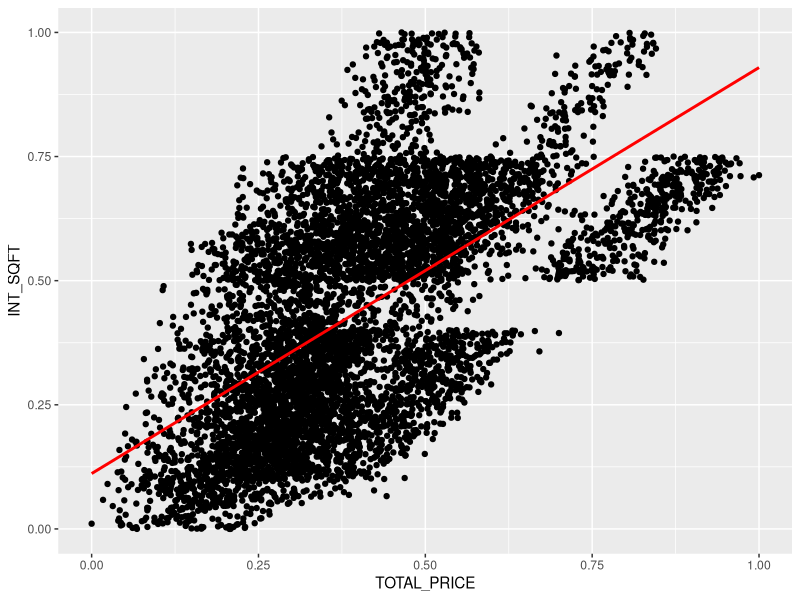
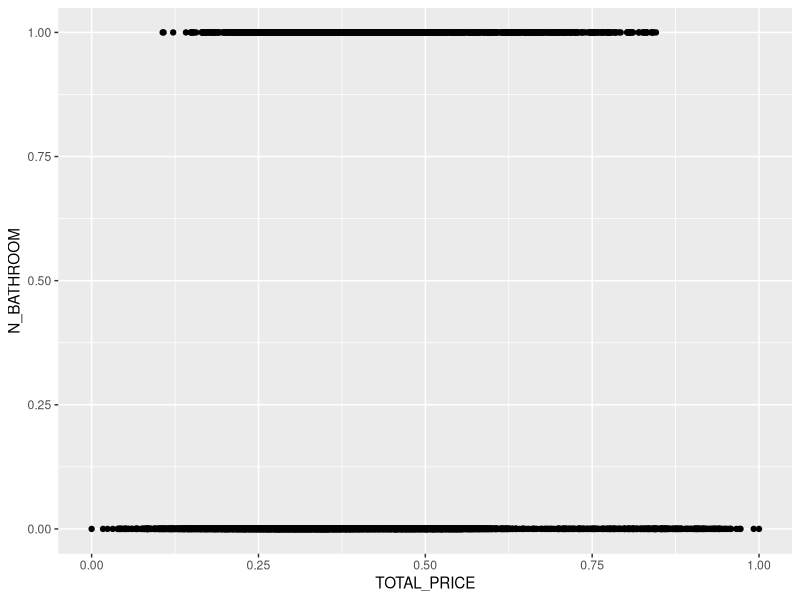
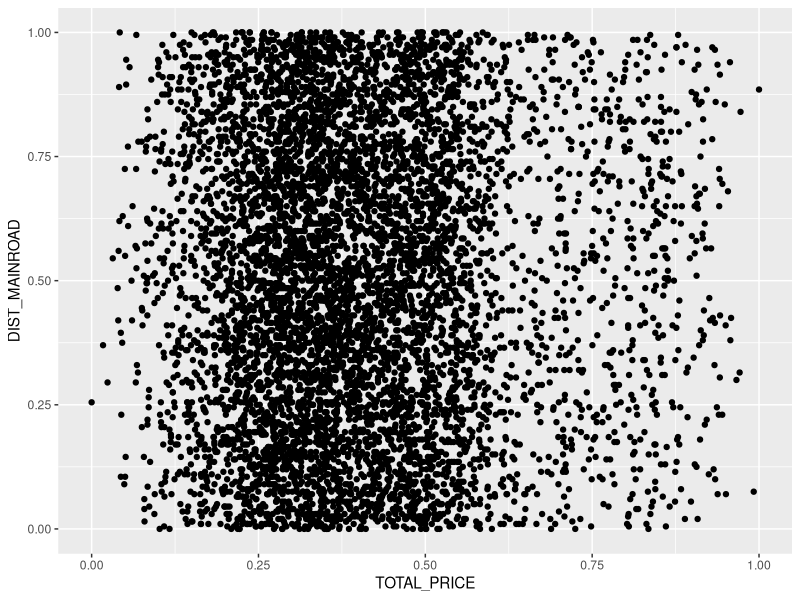

Reproduce these figures in R, in order.
setwd("E:/ds/ds_labWork")
library(randomForest)
library(dplyr)
library(ggplot2)

data <- read.csv("Chennai houseing sale.csv")
df1 <- data.frame("TOTAL_PRICE" = data$SALES_PRICE+data$COMMIS+data$REG_FEE)
data2 <- cbind(data, df1)
data2$PARK_FACIL <- factor(data2$PARK_FACIL, levels = c("Yes", "No"), labels = c(1,0))
data2$AREA <- factor(data2$AREA, level = c("Karapakkam", "Adyar", "Chrompet", "Velachery", "KK Nagar", "Anna Nagar", "T Nagar"), labels = c(1,2,3,4,5,6,7))
data2$SALE_COND <- factor(data2$SALE_COND, level = c("Partial", "Family", "AbNormal", "Normal Sale", "AdjLand"), labels = c(1,2,3,4,5))
data2$STREET <- factor(data2$STREET, level = c("No Access", "Paved", "Gravel"), labels = c(1,2,3))
data2$MZZONE <- factor(data2$MZZONE, level = c("A", "C", "I", "RL", "RH", "RM"), labels = c(1,2,3,4,5,6))

set.seed(123)
row <- sample(nrow(data2))
data2 <- data2[row,]
newData <- data2[,2:23]
data3 <- na.omit(newData)
my.normalize = function(b){
  if (is.numeric(b)) {
    b = (b - min(b)) / (max(b) - min(b))
  }
  return (b)
}
data2_norm <- as.data.frame(lapply(data3,my.normalize))
newData1 <- select(data2_norm ,INT_SQFT, AREA, DIST_MAINROAD,N_BEDROOM, N_BATHROOM, N_ROOM, SALE_COND, PARK_FACIL, STREET, MZZONE, QS_ROOMS, QS_BATHROOM,QS_BEDROOM,QS_OVERALL,SALES_PRICE, TOTAL_PRICE)
p <- ggplot(newData1, aes(TOTAL_PRICE,INT_SQFT))+geom_point()+geom_smooth(method="lm", formula = y~x, color="red", se=FALSE)
print(p)
q <- ggplot(newData1, aes(TOTAL_PRICE,N_BATHROOM))+geom_point()
print(q)
q1 <- ggplot(newData1, aes(TOTAL_PRICE,DIST_MAINROAD))+geom_point()
print(q1)
data_set_size = floor(nrow(newData1)*0.8)
set.seed(123)
index <- sample(1:nrow(newData1), size = data_set_size, replace = TRUE)
training <- newData1[index,]
testing <- newData1[-index,]

rf <- randomForest(TOTAL_PRICE ~ . ,data = training ,mtry=7 ,importance=TRUE, ntree = 501)
print(rf)
pred_train <- predict(rf,testing)

RSQUARE = function(y_actual,y_predict){
  cor(y_actual,y_predict)^2
}

MAPE = function(y_actual,y_predict){
  mean(abs((y_actual-y_predict)/y_actual))*100
}
RMSE <- function(y_actual, y_predict) {
  residuals <- y_actual - y_predict
  sqrt(mean(residuals^2,na.rm=TRUE))
}
RSQUARE(testing$TOTAL_PRICE, pred_train)
MAPE(testing$TOTAL_PRICE, pred_train)
RMSE(testing$TOTAL_PRICE, pred_train)
